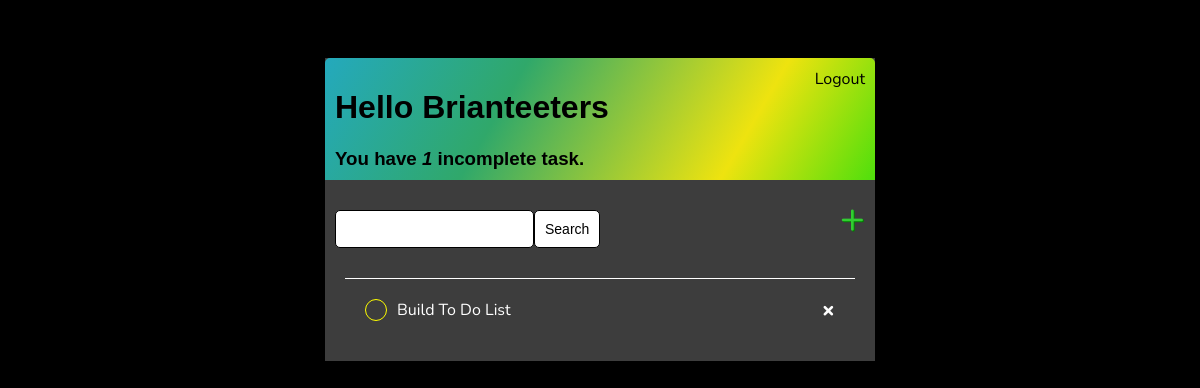
Before: / (signed in) with the older database file.
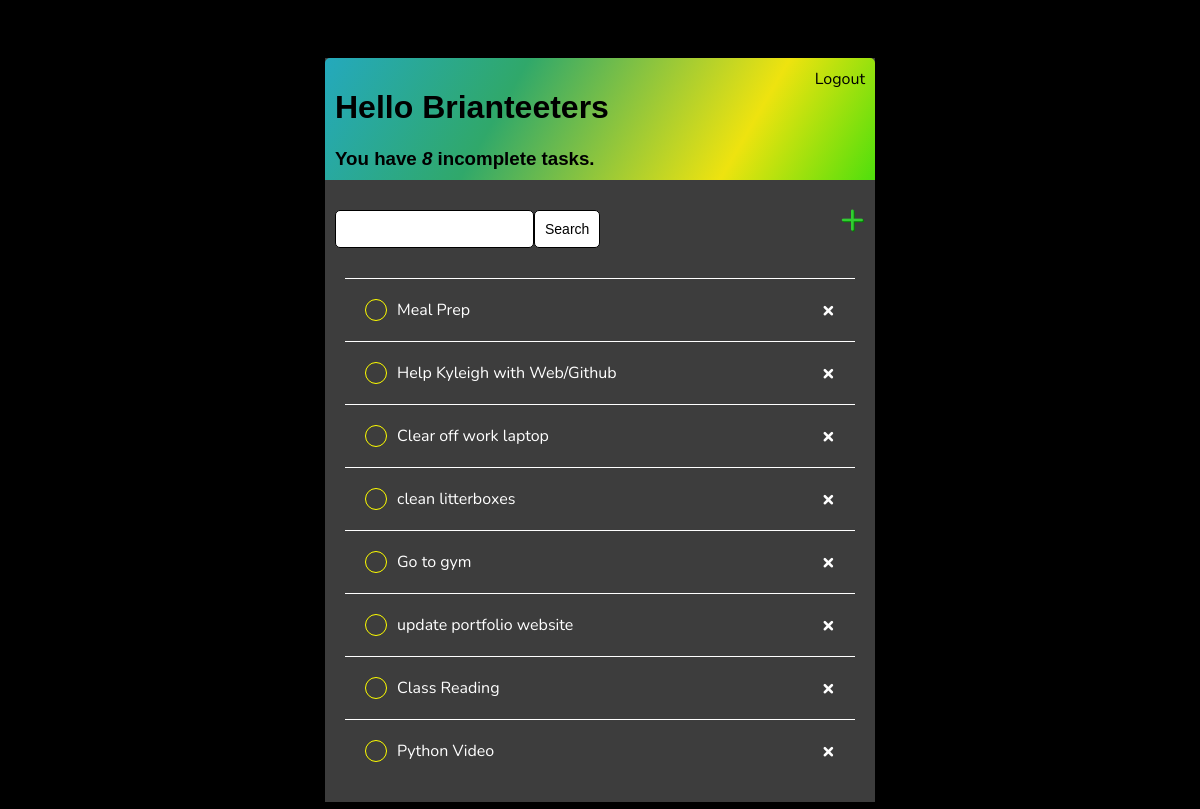
After: the same page with the newer database file.
### base/models.py (models this page shows)
class Task(models.Model):
    user = models.ForeignKey(
        User, on_delete=models.CASCADE,
        null=True,
        blank=True
    )
    title = models.CharField(
        max_length=200
    )
    description = models.TextField(
        null=True,
        blank=True
    )
    complete = models.BooleanField(
        default=False
    )
    created = models.DateTimeField(
        auto_now_add=True
    )
    def __str__(self):
        return self.title
    class Meta:
        ordering = ['complete']

### base/views.py (the view)
# urls.py: path('', TaskList.as_view(), name='tasks'),
class TaskList(LoginRequiredMixin, ListView):
    model = Task
    context_object_name = 'tasks'
    def get_context_data(self, **kwargs):
        context = super().get_context_data(**kwargs)
        context['tasks'] = context['tasks'].filter(user=self.request.user)
        context['count'] = context['tasks'].filter(complete=False).count()
        search_input = self.request.GET.get('search-area') or ''
        if search_input:
            context['tasks'] = context['tasks'].filter(
                title__icontains=search_input)
        context['search_input'] = search_input
        return context

### base/templates/base/task_list.html
{% extends 'base/main.html' %}
{% block content %}
<div class="header-bar">
    <div>
        <h1>Hello {{request.user|title}}</h1>
        <h3 style="margin:0">You have <i>{{count}}</i> incomplete task{{ count|pluralize:"s" }}.</h3>
    </div>
    {% if request.user.is_authenticated %}
    <a href="{% url 'logout' %}">Logout</a>
    {% else %}
    <a href="{% url 'login' %}">Login</a>
    {% endif %}
</div>
<div id="search-add-wrapper">
    <form method="GET" style="margin-top:20px;display:flex;">
        <input type="text" name="search-area" value="{{search_input}}">
        <input class="button" type="submit" value='Search'>
    </form>
    <a id="add-link" href="{% url 'task-create' %}">&#x2b;</a>
</div>
<div class="card-body task-items-wrapper">
    {% for task in tasks %}
        <div class="task-wrapper">
            {% if task.complete %}
            <div class="task-title">
                <div class="task-complete-icon"></div>
                <i><s><a href="{% url 'task-update' task.id %}">{{task}}</a></s></i>
            </div>
            <a class="delete-link" href="{% url 'task-delete' task.id %}">&#215;</a>
            {% else %}
            <div class="task-title">
                <div class="task-incomplete-icon"></div>
                <a href="{% url 'task-update' task.id %}">{{task}}</a>
            </div>
            <a class="delete-link" href="{% url 'task-delete' task.id %}">&#215;</a>
            {% endif %}
        </div>
    {% empty %}
    <h3>No Items in List</h3>
    {% endfor %}
</div>
{% endblock content %}

Changed rows visible on the page:
removed Task: title "Build To Do List"
added Task: title "Meal Prep"
added Task: title "Help Kyleigh with Web/Github"
added Task: title "Clear off work laptop"
added Task: title "clean litterboxes"
added Task: title "Go to gym"
added Task: title "update portfolio website"
added Task: title "Class Reading"
added Task: title "Python Video"
Other visible differences:
{{ count }}: "1" → "8"
